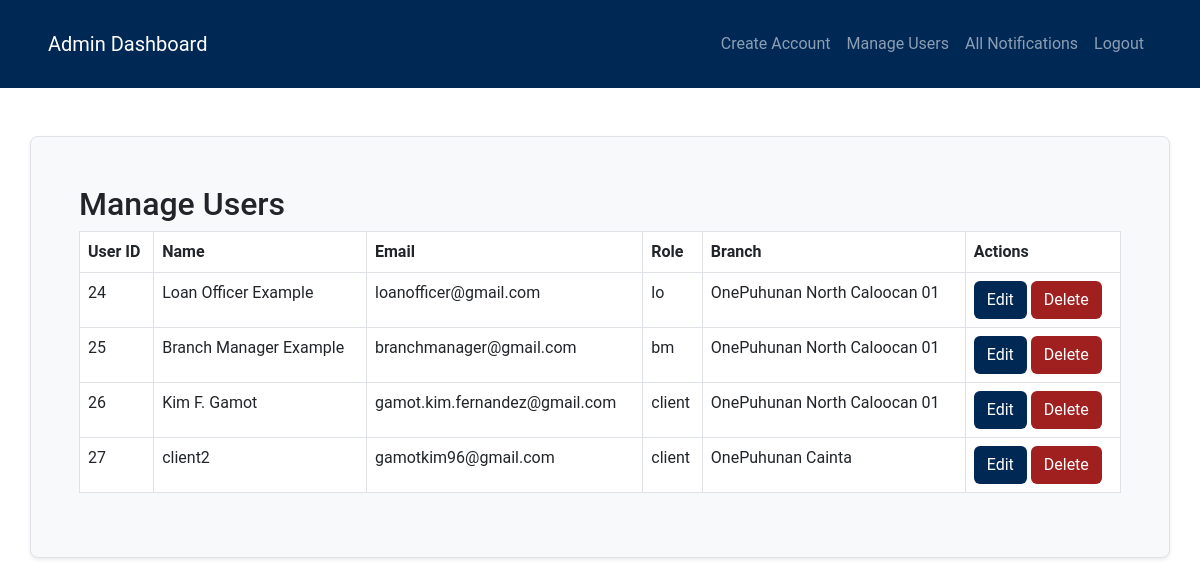
The app's page /view/adminManageUsers.php (signed in), older data.
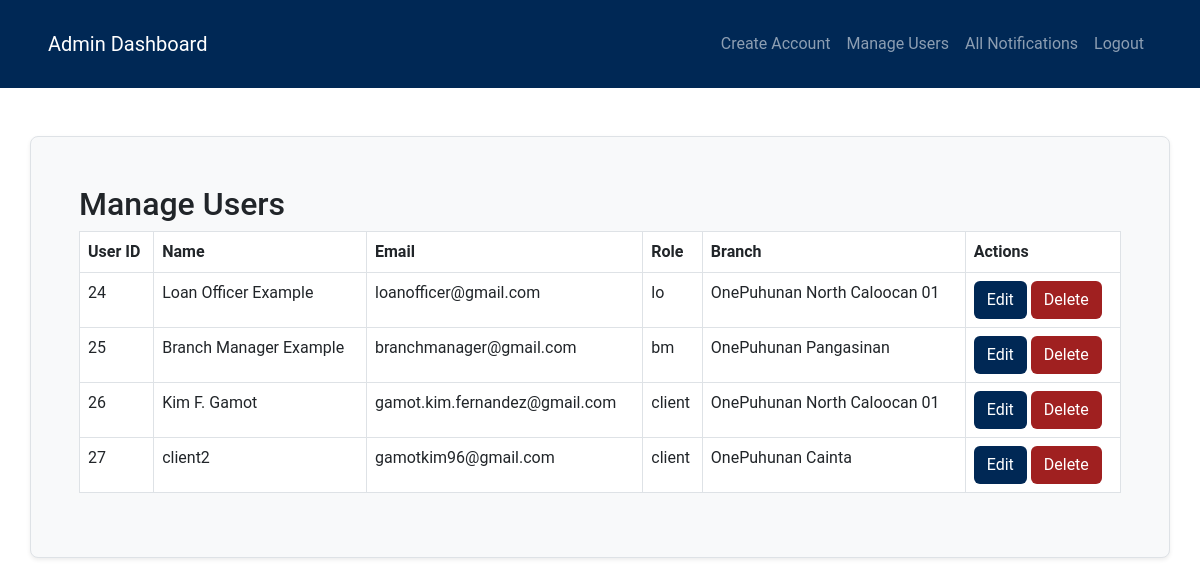
The same page, newer data.
### tables this page shows
CREATE TABLE `user_tbl` (
  `user_id` int(11) NOT NULL,
  `name` varchar(255) NOT NULL,
  `address` text DEFAULT NULL,
  `contact` varchar(20) DEFAULT NULL,
  `role` enum('lo','admin','bm','client') NOT NULL,
  `username` varchar(100) NOT NULL,
  `email` varchar(255) NOT NULL,
  `password` varchar(255) NOT NULL,
  `repeat_password` varchar(255) NOT NULL,
  `created_at` timestamp NOT NULL DEFAULT current_timestamp(),
  `remember_token` varchar(255) DEFAULT NULL,
  `reset_token` varchar(255) DEFAULT NULL,
  `reset_expires` int(11) DEFAULT NULL,
  `branch_id` int(11) DEFAULT NULL
);

CREATE TABLE `branches` (
  `branch_id` int(11) NOT NULL,
  `branch_name` varchar(255) NOT NULL,
  `branch_address` text DEFAULT NULL,
  `branch_contact` varchar(20) DEFAULT NULL,
  `branch_email` varchar(255) DEFAULT NULL,
  `created_at` timestamp NOT NULL DEFAULT current_timestamp()
);

### view/adminManageUsers.php (the view, shortened to what this page needs)
<?php
require_once "../model/db.php";
$sql = "SELECT u.user_id, u.name, u.email, u.role, b.branch_name
        FROM user_tbl u
        JOIN branches b ON u.branch_id = b.branch_id";
$result = $conn->query($sql);
$users = $result->fetch_all(MYSQLI_ASSOC);
?>
<!DOCTYPE html>
<html lang="en">
<head>
    <link rel="stylesheet" href="css/style.css">
    <link href="https://cdn.jsdelivr.net/npm/bootstrap@5.3.3/dist/css/bootstrap.min.css" rel="stylesheet">
    <link rel="stylesheet" href="https://cdnjs.cloudflare.com/ajax/libs/twitter-bootstrap/5.3.0/css/bootstrap.min.css">
    <link rel="stylesheet" href="https://cdn.datatables.net/2.1.8/css/dataTables.bootstrap5.css">
    <link rel="stylesheet" href="https://cdn.datatables.net/responsive/3.0.3/css/responsive.bootstrap5.css">
</head>
<body>
    <?php include 'components/navbarAdmin.php'; ?>
    <div class="container p-5 bg-light shadow-sm rounded-3 border mb-5 mt-5">
        <h2>Manage Users</h2>
        <table class="table table-bordered" id="dataTable">
            <thead>
                <tr>
                    <th>User ID</th>
                    <th>Name</th>
                    <th>Email</th>
                    <th>Role</th>
                    <th>Branch</th>
                    <th>Actions</th>
                </tr>
            </thead>
            <tbody>
                <?php foreach ($users as $user): ?>
                <tr>
                    <td><?php echo htmlspecialchars($user['user_id']); ?></td>
                    <td><?php echo htmlspecialchars($user['name']); ?></td>
                    <td><?php echo htmlspecialchars($user['email']); ?></td>
                    <td><?php echo htmlspecialchars($user['role']); ?></td>
                    <td><?php echo htmlspecialchars($user['branch_name']); ?></td>
                    <td>
                        <a href="../controller/editUserController.php?user_id=<?php echo $user['user_id']; ?>" class="btn"style="background-color:#002855; color: white;">Edit</a>
                        <a href="../controller/deleteUserController.php?user_id=<?php echo $user['user_id']; ?>" class="btn" style="background-color: #a02020; color: white;">Delete</a>
                    </td>
                </tr>
                <?php endforeach; ?>
            </tbody>
        </table>
    </div>
</body>
</html>

Row changes from the older to the newer data that the page shows:
changed user_tbl "Branch Manager Example": branch.branch_name "OnePuhunan North Caloocan 01" → "OnePuhunan Pangasinan"
